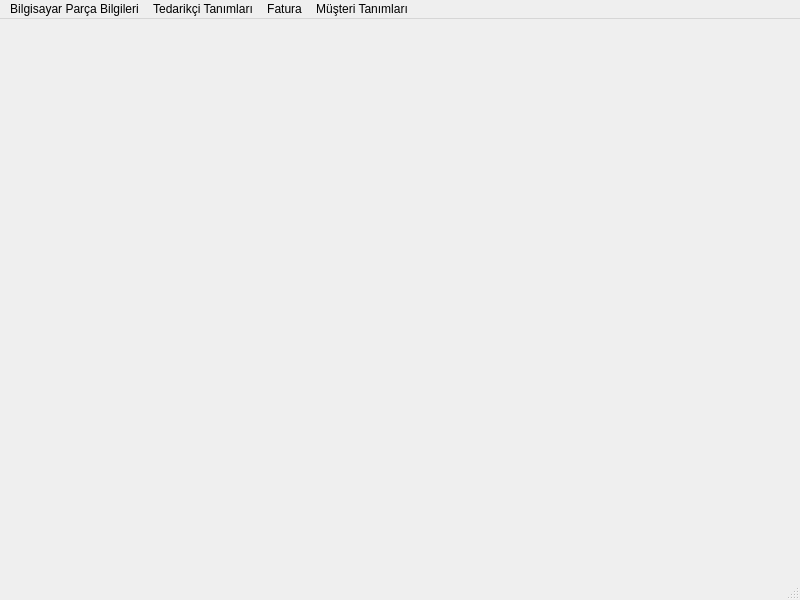
<?xml version="1.0" encoding="UTF-8"?>
<ui version="4.0">
 <class>TKNAnaPencere</class>
 <widget class="QMainWindow" name="TKNAnaPencere">
  <property name="geometry">
   <rect>
    <x>0</x>
    <y>0</y>
    <width>800</width>
    <height>600</height>
   </rect>
  </property>
  <property name="windowTitle">
   <string>TKNAnaPencere</string>
  </property>
  <widget class="QWidget" name="centralwidget"/>
  <widget class="QMenuBar" name="menubar">
   <property name="geometry">
    <rect>
     <x>0</x>
     <y>0</y>
     <width>800</width>
     <height>26</height>
    </rect>
   </property>
   <widget class="QMenu" name="menuBilgisayar_Par_a_Bilgileri">
    <property name="title">
     <string>Bilgisayar Parça Bilgileri</string>
    </property>
    <widget class="QMenu" name="menu_retilen_Par_alar">
     <property name="title">
      <string>Üretilen Parçalar</string>
     </property>
     <addaction name="actionToplu_Par_a_retimi"/>
    </widget>
    <addaction name="actionYeni_Par_a_Giri_i"/>
    <addaction name="actionMevcut_Par_alar"/>
    <addaction name="separator"/>
    <addaction name="menu_retilen_Par_alar"/>
   </widget>
   <widget class="QMenu" name="menuTedarik_i_Tan_mlar">
    <property name="title">
     <string>Tedarikçi Tanımları</string>
    </property>
    <addaction name="actionYeni_Tedarik_i_Tan_mlama"/>
    <addaction name="actionTedarik_iler"/>
   </widget>
   <widget class="QMenu" name="menuFatura">
    <property name="title">
     <string>Fatura</string>
    </property>
    <widget class="QMenu" name="menuAl_Faturas">
     <property name="title">
      <string>Alış Faturası</string>
     </property>
     <addaction name="actionYeni_Fatura"/>
     <addaction name="actionFaturalar"/>
    </widget>
    <widget class="QMenu" name="menuSat_Faturas">
     <property name="title">
      <string>Satış Faturası</string>
     </property>
     <addaction name="actionYeni_Fatura_2"/>
     <addaction name="actionFaturalar_2"/>
    </widget>
    <addaction name="menuAl_Faturas"/>
    <addaction name="menuSat_Faturas"/>
   </widget>
   <widget class="QMenu" name="menuM_teri_Tan_mlar">
    <property name="title">
     <string>Müşteri Tanımları</string>
    </property>
    <addaction name="actionYeni_M_teri"/>
    <addaction name="actionM_teriler"/>
   </widget>
   <addaction name="menuBilgisayar_Par_a_Bilgileri"/>
   <addaction name="menuTedarik_i_Tan_mlar"/>
   <addaction name="menuFatura"/>
   <addaction name="menuM_teri_Tan_mlar"/>
  </widget>
  <widget class="QStatusBar" name="statusbar"/>
  <action name="actionYeni_Par_a_Giri_i">
   <property name="text">
    <string>Yeni Parça Girişi</string>
   </property>
  </action>
  <action name="actionMevcut_Par_alar">
   <property name="text">
    <string>Mevcut Parçalar</string>
   </property>
  </action>
  <action name="actionToplu_Par_a_retimi">
   <property name="text">
    <string>Toplu Parça Üretimi</string>
   </property>
  </action>
  <action name="actionYeni_Tedarik_i_Tan_mlama">
   <property name="text">
    <string>Yeni Tedarikçi Tanımlama</string>
   </property>
  </action>
  <action name="actionTedarik_iler">
   <property name="text">
    <string>Tedarikçiler</string>
   </property>
  </action>
  <action name="actionYeni_Fatura">
   <property name="text">
    <string>Yeni Fatura</string>
   </property>
  </action>
  <action name="actionFaturalar">
   <property name="text">
    <string>Faturalar</string>
   </property>
  </action>
  <action name="actionYeni_Fatura_2">
   <property name="text">
    <string>Yeni Fatura</string>
   </property>
  </action>
  <action name="actionFaturalar_2">
   <property name="text">
    <string>Faturalar</string>
   </property>
  </action>
  <action name="actionYeni_M_teri">
   <property name="text">
    <string>Yeni Müşteri</string>
   </property>
  </action>
  <action name="actionM_teriler">
   <property name="text">
    <string>Müşteriler</string>
   </property>
  </action>
 </widget>
 <resources/>
 <connections/>
</ui>
